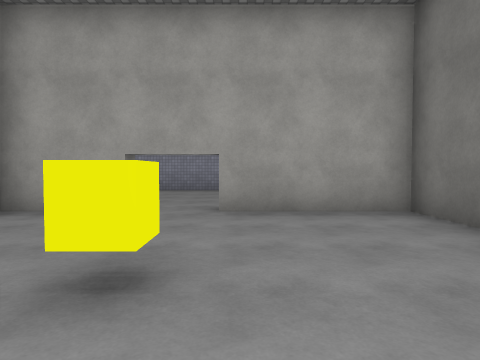
View 1 (above)

24 first-person views from a walk through a scene from a Unity 3-D project. The camera is 1.4 m above the floor, tilts 2° down and sees 75° across. The floor is counted in squares, 2 m on a side. Each view is taken from the middle of a square. On the plan, view 1 faces up. The plan holds only what a view shows up to about 10 squares ahead; the rest is blank. The place goes on beyond the plan. The player character is not drawn. Some surface patterns are stand-ins.

View 2
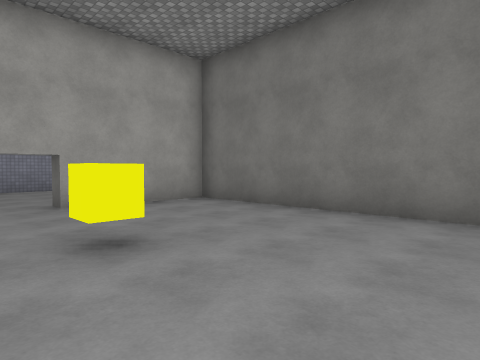

View 3
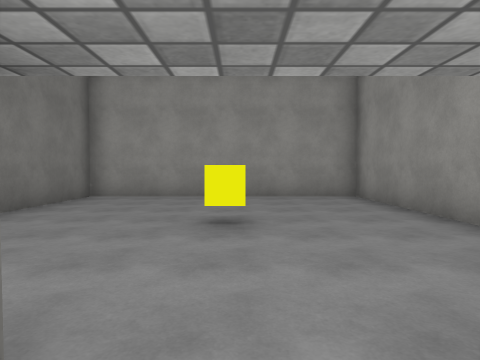

View 4
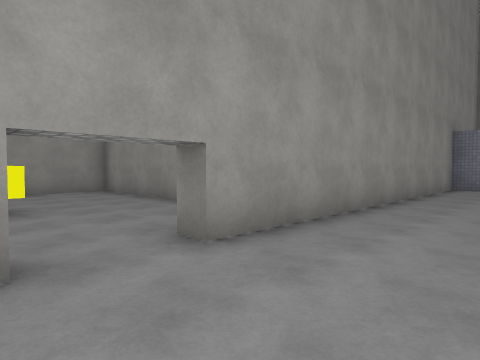

View 5
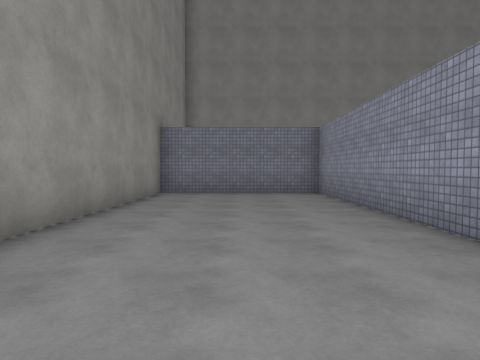

View 6
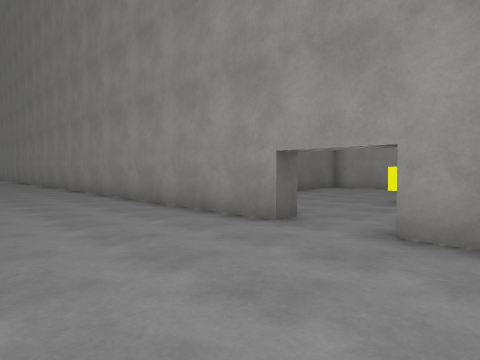

View 7
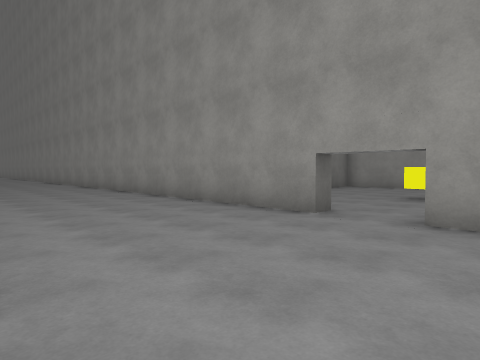

View 8
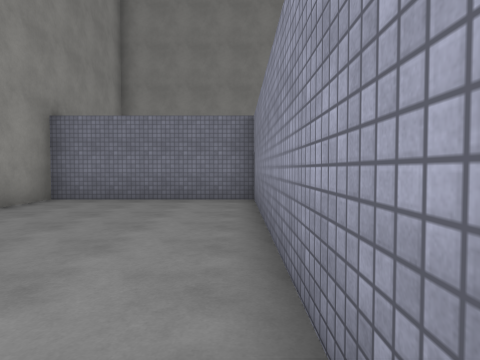

View 9
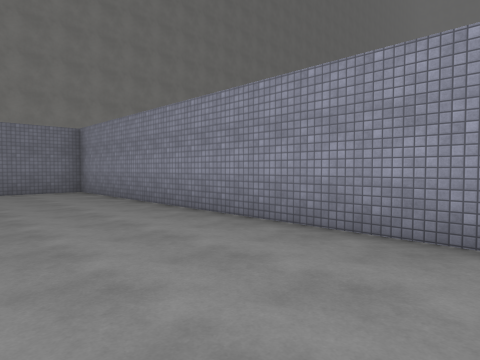

View 10
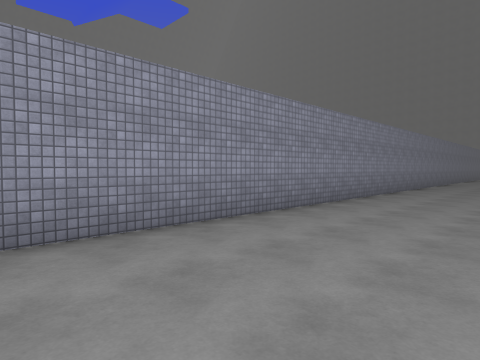

View 11
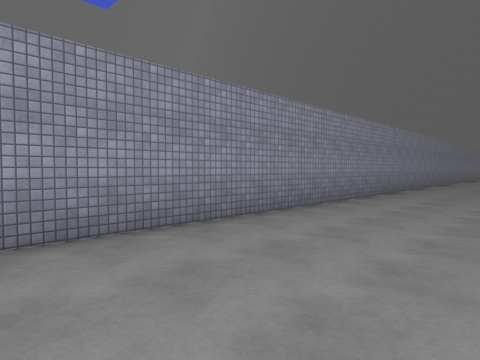

View 12
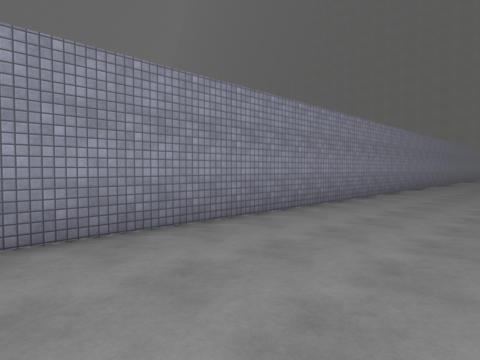

View 13
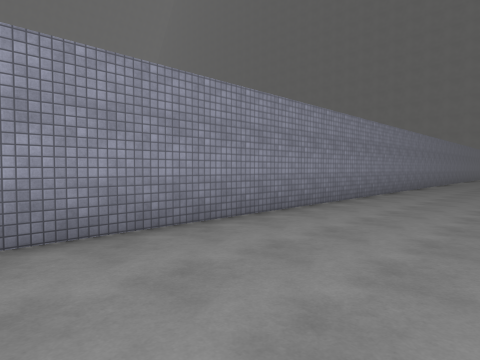

View 14
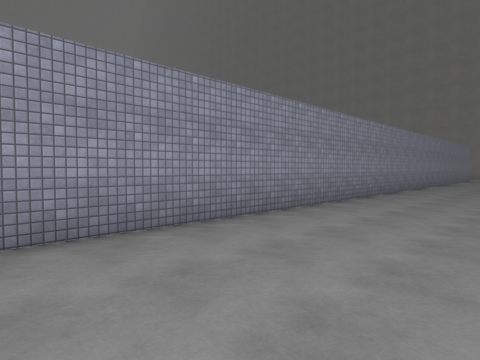

View 15
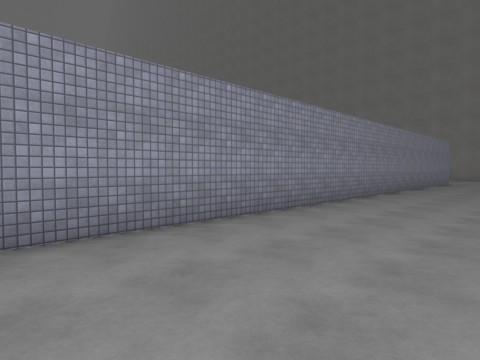

View 16
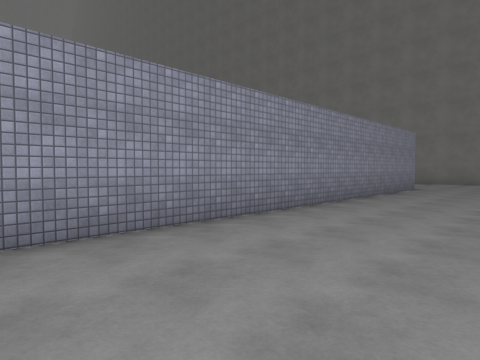

View 17
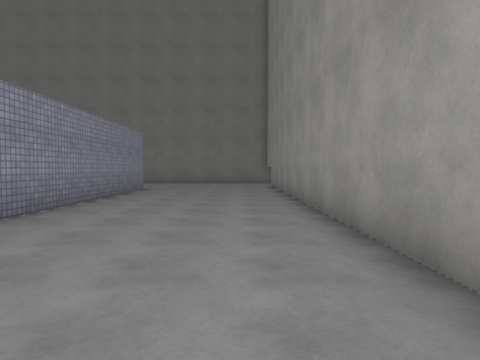

View 18
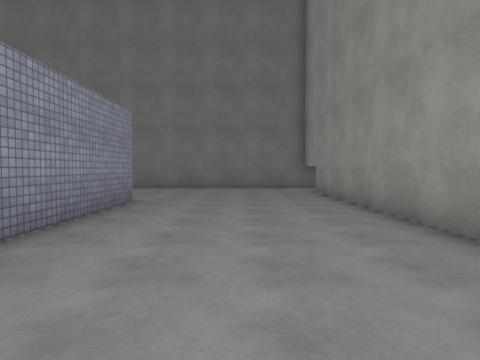

View 19
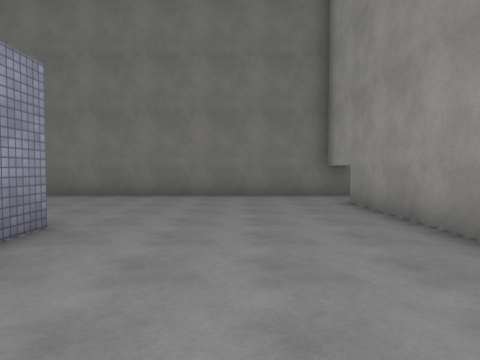

View 20
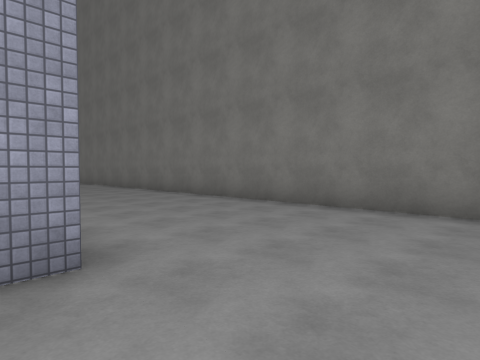

View 21
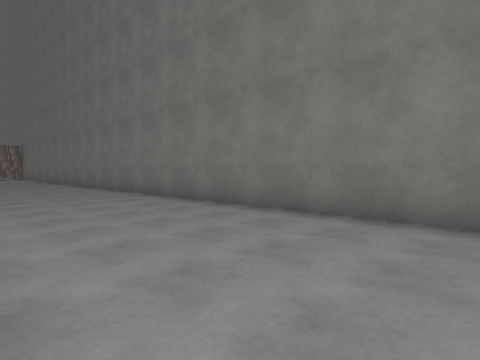

View 22
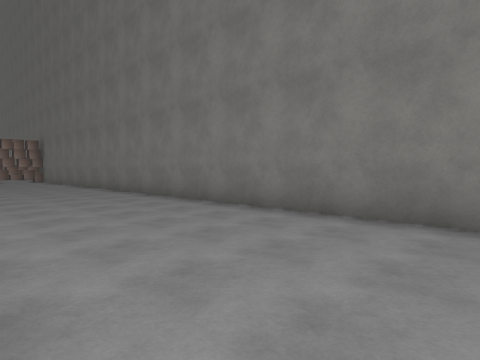

View 23
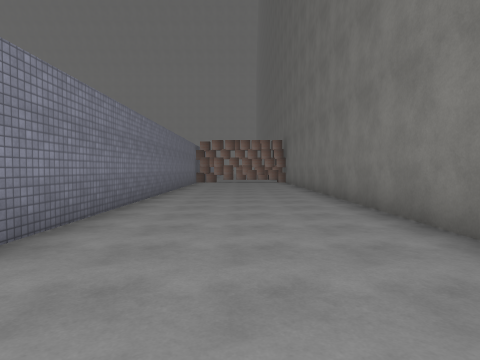

View 24
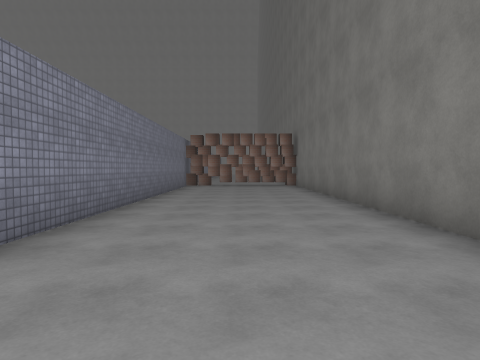

### Floor plan
Points are (right, up) in squares from view 1. A wall is a line through its corners. A room is listed if a view was taken in it or the views show most of it. See-through windows are left out.
Room 1 (views 1, 2)
walls: (-4, 2.2) (-4, -2) (2.8, -2) (2.8, 5.1) (-0.3, 5.1); (-3.1, 5.1) (-4, 5.1)
ways out: opening at (-1, 5) to room 2
objects: other object (-1, 2)
Room 2 (views 3, 4, 5, 6, 7, 8, 9, 10, 11, 12, 13, 14, 15, 16, 17, 18, 19, 20, 21, 22, 23, 24)
walls: (27.8, 5.6) (41.4, 5.6); (36.9, 10.3) (-12.2, 10.3) (-12.2, 5.6) (-1.9, 5.6) (-1.9, 5.1); (41.4, 5) (41.4, 32); (-0.3, 5.1) (-0.3, 5.6) (7.9, 5.6); (36.8, 32) (36.8, 21.9)
ways out: opening at (-1, 5) to room 1

Where each view was taken, in squares from view 1:
view 1: 0 up, 0 right, facing up
view 2: 1 down, 2 left, facing up-right
view 3: 6 up, 1 left, facing down
view 4: 8 up, 0 right, facing down-left
view 5: 8 up, 3 left, facing left
view 6: 9 up, 3 left, facing down-right
view 7: 10 up, 3 left, facing down-right
view 8: 10 up, 5 left, facing left
view 9: 7 up, 2 left, facing up-left
view 10: 7 up, 4 left, facing up-right
view 11: 7 up, 2 right, facing up-right
view 12: 7 up, 7 right, facing up-right
view 13: 7 up, 10 right, facing up-right
view 14: 7 up, 15 right, facing up-right
view 15: 7 up, 20 right, facing up-right
view 16: 7 up, 25 right, facing up-right
view 17: 7 up, 26 right, facing right
view 18: 8 up, 30 right, facing right
view 19: 8 up, 33 right, facing right
view 20: 8 up, 36 right, facing up-right
view 21: 11 up, 37 right, facing up-right
view 22: 16 up, 37 right, facing up-right
view 23: 19 up, 39 right, facing up
view 24: 22 up, 39 right, facing up
